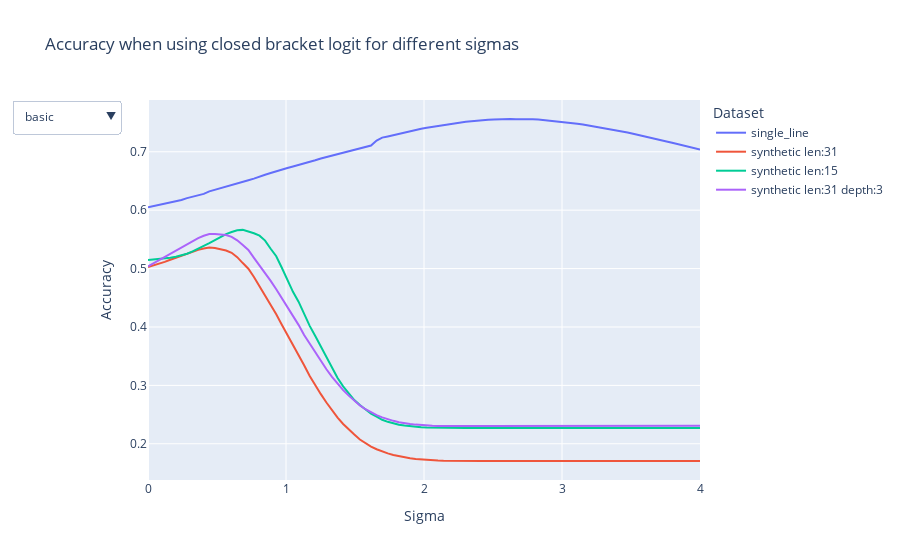

The notebook cell this image was saved under:
### Code cell
traces = []
buttons = []

for j, dag_name in enumerate(dags.keys()):
    for i, dataset_name in enumerate(datasets.keys()):
        traces.append(
            go.Scatter(
                x=sigmas,
                y=accuracies_closed_logit[dataset_name][dag_name],
                name=dataset_name,
                mode="lines",
                hoverinfo="x+y",
                visible=(j == 0),
            )
        )
    buttons.append(
        dict(
            label=dag_name,
            method="update",
            args=[
                {
                    "visible": [False] * (j * len(datasets))
                    + [True] * len(datasets)
                    + [False] * (len(dags) * len(datasets) - (j + 1) * len(datasets))
                }
            ],
        )
    )


# Create layout
layout = go.Layout(
    title="Accuracy when using closed bracket logit for different sigmas",
    xaxis_title="Sigma",
    yaxis_title="Accuracy",
    legend_title="Dataset",
    updatemenus=[dict(buttons=buttons, active=0, showactive=True)],
)

fig = go.Figure(data=traces, layout=layout)
fig.show()
